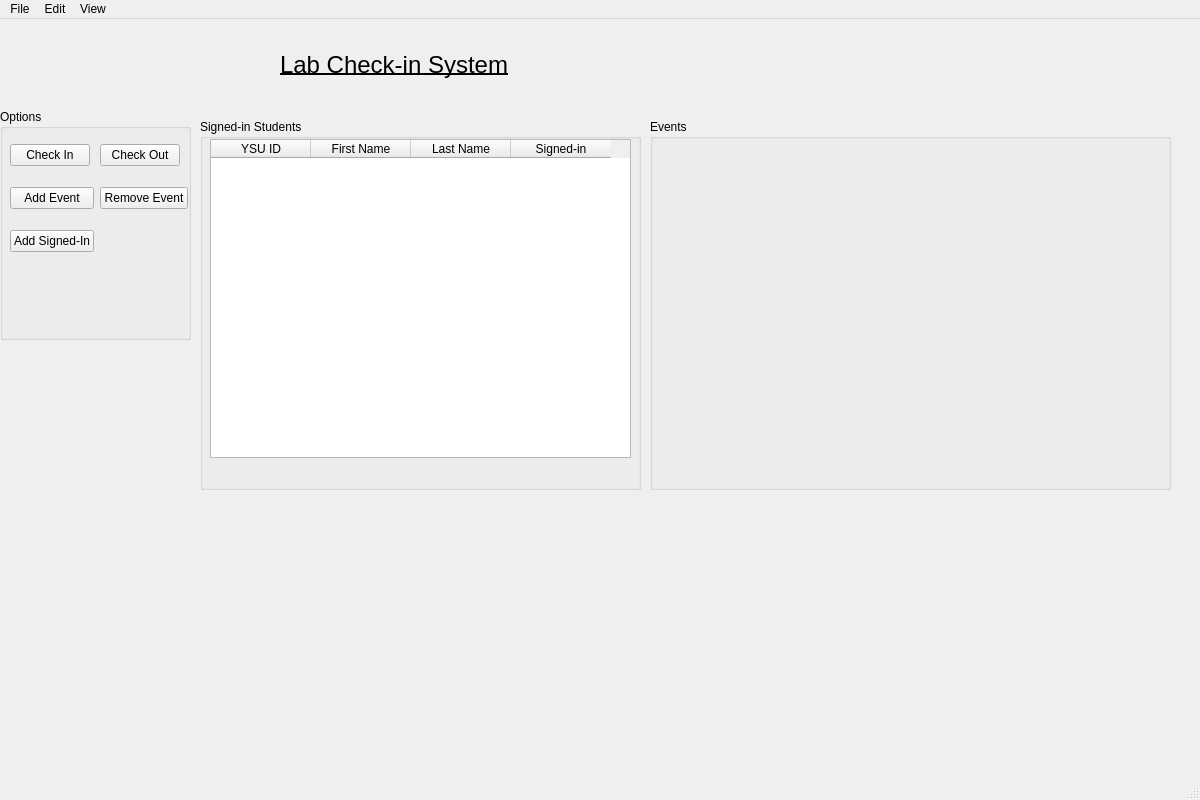
<?xml version="1.0" encoding="UTF-8"?>
<ui version="4.0">
 <class>HomePageView</class>
 <widget class="QMainWindow" name="HomePageView">
  <property name="geometry">
   <rect>
    <x>0</x>
    <y>0</y>
    <width>1200</width>
    <height>800</height>
   </rect>
  </property>
  <property name="maximumSize">
   <size>
    <width>16777215</width>
    <height>16777215</height>
   </size>
  </property>
  <property name="windowTitle">
   <string>Lab Sign-in System</string>
  </property>
  <property name="animated">
   <bool>true</bool>
  </property>
  <widget class="QWidget" name="centralwidget">
   <property name="maximumSize">
    <size>
     <width>16777215</width>
     <height>507</height>
    </size>
   </property>
   <widget class="QLabel" name="CheckInOptionsLabel">
    <property name="geometry">
     <rect>
      <x>280</x>
      <y>30</y>
      <width>261</width>
      <height>31</height>
     </rect>
    </property>
    <property name="font">
     <font>
      <pointsize>18</pointsize>
      <weight>50</weight>
      <bold>false</bold>
      <underline>true</underline>
     </font>
    </property>
    <property name="text">
     <string>Lab Check-in System</string>
    </property>
   </widget>
   <widget class="QGroupBox" name="groupBox">
    <property name="geometry">
     <rect>
      <x>200</x>
      <y>100</y>
      <width>441</width>
      <height>371</height>
     </rect>
    </property>
    <property name="title">
     <string>Signed-in Students</string>
    </property>
    <widget class="QTableWidget" name="tableWidget">
     <property name="geometry">
      <rect>
       <x>10</x>
       <y>20</y>
       <width>421</width>
       <height>319</height>
      </rect>
     </property>
     <column>
      <property name="text">
       <string>YSU ID</string>
      </property>
     </column>
     <column>
      <property name="text">
       <string>First Name</string>
      </property>
     </column>
     <column>
      <property name="text">
       <string>Last Name</string>
      </property>
     </column>
     <column>
      <property name="text">
       <string>Signed-in</string>
      </property>
     </column>
    </widget>
   </widget>
   <widget class="QGroupBox" name="groupBox_2">
    <property name="geometry">
     <rect>
      <x>0</x>
      <y>90</y>
      <width>191</width>
      <height>231</height>
     </rect>
    </property>
    <property name="title">
     <string>Options</string>
    </property>
    <widget class="QWidget" name="verticalLayoutWidget">
     <property name="geometry">
      <rect>
       <x>10</x>
       <y>20</y>
       <width>180</width>
       <height>141</height>
      </rect>
     </property>
     <layout class="QGridLayout" name="gridLayout">
      <item row="1" column="1">
       <widget class="QPushButton" name="RemoveEventButton">
        <property name="text">
         <string>Remove Event</string>
        </property>
       </widget>
      </item>
      <item row="0" column="1">
       <widget class="QPushButton" name="CheckOutButton">
        <property name="sizePolicy">
         <sizepolicy hsizetype="Fixed" vsizetype="Fixed">
          <horstretch>0</horstretch>
          <verstretch>0</verstretch>
         </sizepolicy>
        </property>
        <property name="text">
         <string>Check Out</string>
        </property>
       </widget>
      </item>
      <item row="1" column="0">
       <widget class="QPushButton" name="AddEventButton">
        <property name="text">
         <string>Add Event</string>
        </property>
       </widget>
      </item>
      <item row="0" column="0">
       <widget class="QPushButton" name="CheckInButton">
        <property name="sizePolicy">
         <sizepolicy hsizetype="Fixed" vsizetype="Fixed">
          <horstretch>0</horstretch>
          <verstretch>0</verstretch>
         </sizepolicy>
        </property>
        <property name="text">
         <string>Check In</string>
        </property>
       </widget>
      </item>
      <item row="2" column="0">
       <widget class="QPushButton" name="AddSignedInButton">
        <property name="text">
         <string>Add Signed-In</string>
        </property>
       </widget>
      </item>
     </layout>
    </widget>
   </widget>
   <widget class="QGroupBox" name="groupBox_3">
    <property name="geometry">
     <rect>
      <x>650</x>
      <y>100</y>
      <width>521</width>
      <height>371</height>
     </rect>
    </property>
    <property name="title">
     <string>Events</string>
    </property>
   </widget>
   <widget class="QLabel" name="label">
    <property name="geometry">
     <rect>
      <x>10</x>
      <y>10</y>
      <width>251</width>
      <height>81</height>
     </rect>
    </property>
    <property name="text">
     <string/>
    </property>
    <property name="pixmap">
     <pixmap>logo_1.png.jpg</pixmap>
    </property>
    <property name="scaledContents">
     <bool>true</bool>
    </property>
   </widget>
  </widget>
  <widget class="QMenuBar" name="menubar">
   <property name="geometry">
    <rect>
     <x>0</x>
     <y>0</y>
     <width>1200</width>
     <height>20</height>
    </rect>
   </property>
   <widget class="QMenu" name="menuLab_Check_in_System">
    <property name="title">
     <string>File</string>
    </property>
   </widget>
   <widget class="QMenu" name="menuEdit">
    <property name="title">
     <string>Edit</string>
    </property>
    <addaction name="actionAdd_New_Class"/>
    <addaction name="actionRemove_Class"/>
    <addaction name="separator"/>
   </widget>
   <widget class="QMenu" name="menuView">
    <property name="title">
     <string>View</string>
    </property>
    <addaction name="actionClass_Schedule"/>
    <addaction name="actionChecked_In_Students"/>
   </widget>
   <addaction name="menuLab_Check_in_System"/>
   <addaction name="menuEdit"/>
   <addaction name="menuView"/>
  </widget>
  <widget class="QStatusBar" name="statusbar"/>
  <action name="actionClass_Schedule">
   <property name="text">
    <string>Class Schedule</string>
   </property>
  </action>
  <action name="actionChecked_In_Students">
   <property name="text">
    <string>Checked In Students</string>
   </property>
  </action>
  <action name="actionAdd_New_Class">
   <property name="text">
    <string>Add New Class</string>
   </property>
  </action>
  <action name="actionRemove_Class">
   <property name="text">
    <string>Remove Class</string>
   </property>
  </action>
 </widget>
 <resources/>
 <connections/>
</ui>
